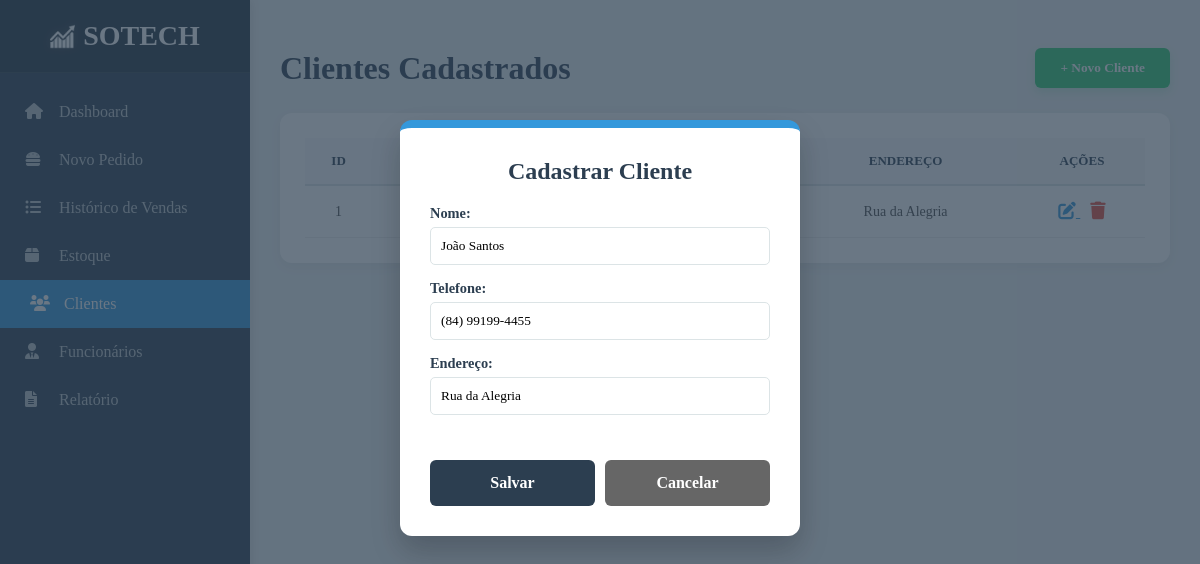
The page /cliente_editar/1/ (signed in) on the database its author committed.
### core/models.py (models this page shows, shortened)
class Cliente(models.Model):
    nome = models.CharField("Nome", max_length=50)
    endereco = models.CharField("Endereço", max_length=100, default="", blank=True)
    telefone = models.CharField("Telefone", max_length=16, default="")
    cadastro_completo = models.BooleanField("Cadastro completo", default=True)

### core/views.py (the view)
# urls.py: path("cliente_editar/<int:id>/",cliente_editar,name="cliente_editar"),
@login_required
def cliente_editar(request,id):
    cliente = Cliente.objects.get(pk=id)
    form = ClienteForm(request.POST or None,instance=cliente)
    clientes = Cliente.objects.all()
    if form.is_valid():
        form.save()
        return redirect("clientes")
    context={
        "form" : form,
        "clients" : clientes,
        "edit" : True
    }
    return render(request,"html/clientes.html",context)

### core/forms.py
class ClienteForm(forms.ModelForm):
    class Meta:
        model = Cliente
        fields = ['id','nome','telefone','endereco']
        widgets={
            'nome' : forms.TextInput(attrs={
                'placeholder' : 'Nome Completo'
            }),
            'endereco' : forms.TextInput(attrs={
                'placeholder' : 'Endereço Completo'
            }),
            'telefone' : forms.TextInput(attrs={
                'placeholder' : 'Telefone (XX) XXXXX-XXXX'
            })
        }

### core/templates/html/clientes.html (shortened to what this page needs)
{% extends 'base.html' %}
{% load static %}
{% load widget_tweaks %}
{% block estilo %}
<link rel="stylesheet" href="{% static 'style/style_clientes.css' %}?{% now 'U' %}" />
{% endblock %}
{% block conteudo %}
<main class="main-content">
  <header class="main-header">
    <h1>Clientes Cadastrados</h1>
    <button class="btn-add" onclick="document.getElementById('modalCliente').style.display='block'">
      + Novo Cliente
    </button>
  </header>
  <div class="table-card">
    <table class="clients-table">
      <thead>
        <tr>
          <th>ID</th>
          <th>Nome</th>
          <th>Telefone</th>
          <th>Endereço</th>
          <th>Ações</th>
        </tr>
      </thead>
      <tbody>
        {% for client in clients %}
        <tr>
          <td>{{ client.id }}</td>
          <td>{{ client.nome }}</td>
          <td>{{ client.telefone }}</td>
          <td>{{ client.endereco }}</td>
          <td>
            <a class="btn-edit" href="{% url 'cliente_editar' client.id %}">
              <i class="fas fa-edit"></i>
            </a>
            <a class="btn-delete" href="{% url 'cliente_remover' client.id %}">
              <i class="fas fa-trash"></i>
            </a>
          </td>
        </tr>
        {% endfor %}
      </tbody>
    </table>
  </div>
</main>
<div id="modalCliente" class="modal">
  <div class="modal-content">
    <h2>Cadastrar Cliente</h2>
    <form method="post">
      {{ form }}
      <div class="form-buttons" style="display:flex; gap:10px; margin-top:15px;">
        <button type="submit" class="btn-save">Salvar</button>
        <button
          type="button"
          class="btn-cancel"
          onclick="document.getElementById('modalCliente').style.display='none'"
          style="
            background:#666;
            color:white;
            border:none;
            padding:14px;
            width:100%;
            border-radius:6px;
            cursor:pointer;
            font-weight:bold;
            font-size:1rem;
            margin-top:15px;
            transition:0.3s;
          "
        >
          Cancelar
        </button>
      </div>
    </form>
  </div>
</div>
{% endblock %}

### core/static/style/global.css (style rules this page uses)
:root { --primary: #2C3E50; --secondary: #3498DB; --success: #2ECC71; --warning: #F1C40F; --danger: #E74C3C; --bg: #ECF0F1; --white: #FFFFFF; --text: #2C3E50; --border: #DCE4E6; }

### core/static/style/style_clientes.css (style rules this page uses)
* { margin: 0; padding: 0; box-sizing: border-box; font-family: 'Rajdhani', Rajdhani-serif; }
body { display: flex; background-color: var(--bg); color: var(--text); min-height: 100vh; }
.main-content { flex: 1; padding: 30px; margin-left: 250px; width: calc(100% - 250px); }
.main-header { display: flex; justify-content: space-between; align-items: center; margin-bottom: 25px; }
.btn-add { background: var(--success); color: white; border: none; padding: 12px 25px; border-radius: 6px; cursor: pointer; font-weight: bold; transition: 0.3s; box-shadow: 0 4px 10px rgba(46, 204, 113, 0.2); }
.table-card { background: var(--white); padding: 25px; border-radius: 12px; box-shadow: 0 4px 12px rgba(0, 0, 0, 0.05); width: 100%; overflow-x: auto; }
.clients-table { width: 100%; border-collapse: collapse; table-layout: fixed; }
.clients-table th { padding: 15px; text-align: center; font-size: 13px; font-weight: bold; text-transform: uppercase; background: #F8F9FA; color: var(--primary); border-bottom: 2px solid var(--border); }
.clients-table td { padding: 15px; border-bottom: 1px solid #EEE; text-align: center; vertical-align: middle; word-wrap: break-word; font-size: 14px; color: #4A4A4A; }
.clients-table th:nth-child(1), .clients-table td:nth-child(1) { width: 8%; }
.clients-table th:nth-child(2), .clients-table td:nth-child(2) { width: 30%; }
.clients-table th:nth-child(3), .clients-table td:nth-child(3) { width: 20%; }
.clients-table th:nth-child(4), .clients-table td:nth-child(4) { width: 27%; }
.clients-table th:nth-child(5), .clients-table td:nth-child(5) { width: 15%; }
.btn-edit { color: var(--secondary); background: none; border: none; cursor: pointer; margin-right: 10px; font-size: 1.1rem; transition: 0.2s; }
.btn-delete { color: var(--danger); background: none; border: none; cursor: pointer; font-size: 1.1rem; transition: 0.2s; }
.modal { display: none; position: fixed; z-index: 1000; left: 0; top: 0; width: 100%; height: 100%; background: rgba(44, 62, 80, 0.7); }
.modal-content { background: var(--white); margin: 10% auto; padding: 30px; width: 400px; border-radius: 12px; border-top: 8px solid var(--secondary); box-shadow: 0 15px 30px rgba(0,0,0,0.2); }
.modal-content h2 { color: var(--primary); margin-bottom: 20px; text-align: center; }
.btn-save { background: var(--primary); color: white; border: none; padding: 14px; width: 100%; border-radius: 6px; cursor: pointer; font-weight: bold; font-size: 1rem; margin-top: 15px; transition: 0.3s; }
.modal-content label { display: block; margin-bottom: 5px; font-size: 0.9rem; font-weight: 600; }
.modal-content input { width: 100%; padding: 10px; margin-bottom: 15px; border: 1px solid var(--border); border-radius: 5px; outline: none; }

### rows shown on the page
Cliente: id "1", endereco "Rua da Alegria", nome "João Santos", telefone "(84) 99199-4455"
